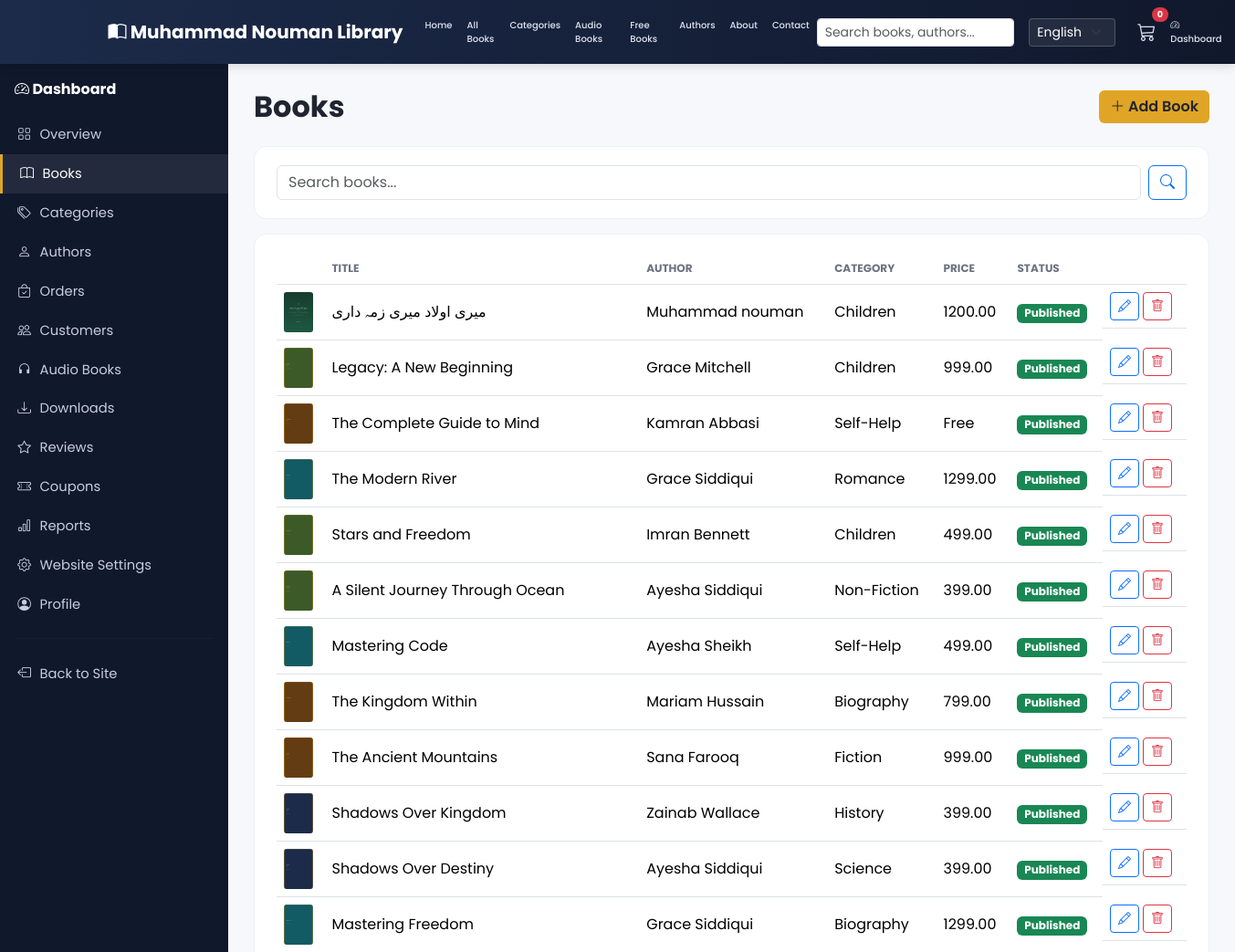
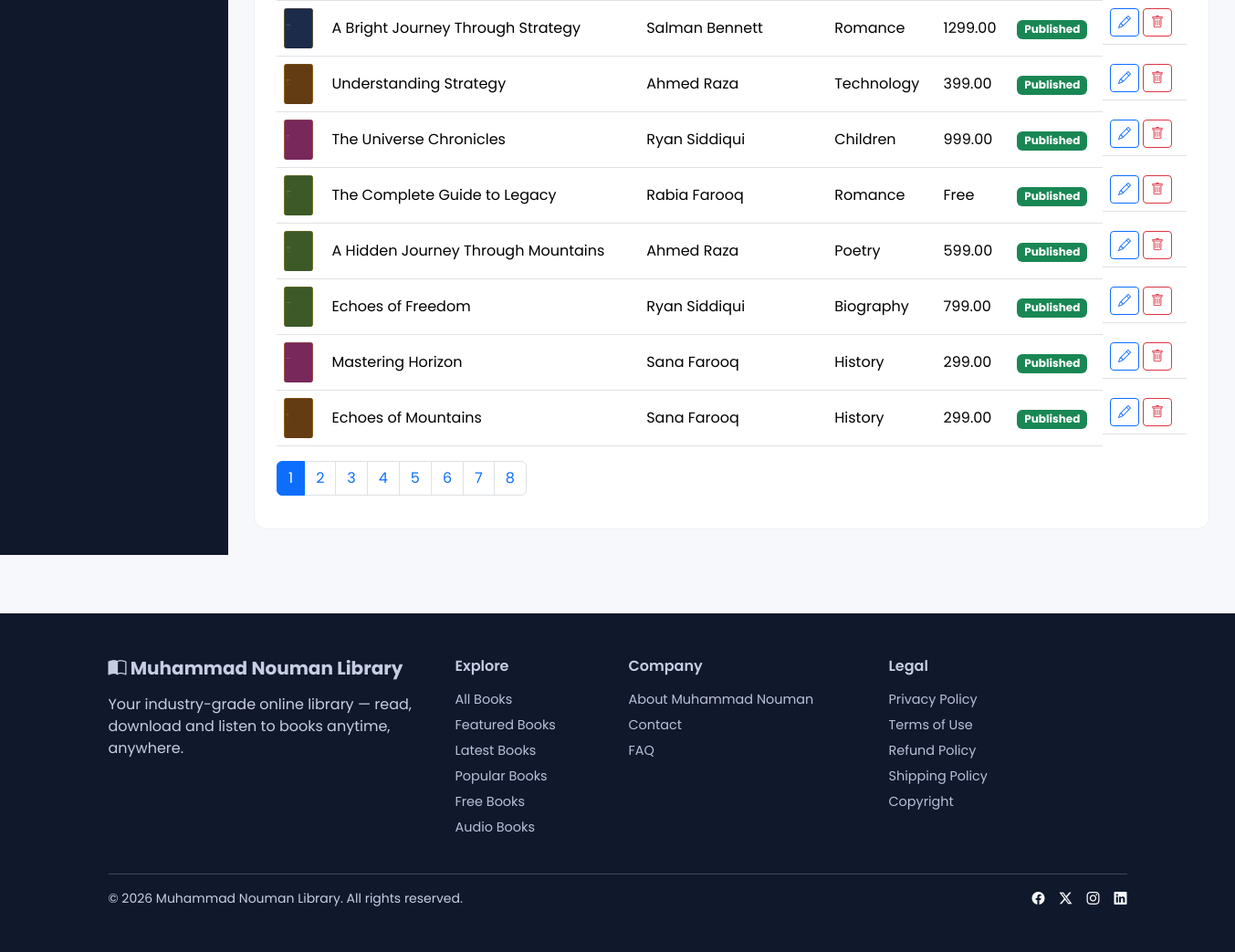
The page /dashboard/books/ (signed in) on the database its author committed (2 pictures, top to bottom).
### apps/books/models.py (models this page shows, shortened)
class Book(models.Model):
    LANGUAGE_CHOICES = [
        ('en', 'English'),
        ('ur', 'Urdu'),
        ('ar', 'Arabic'),
    ]
    title = models.CharField(max_length=250)
    slug = models.SlugField(max_length=270, unique=True, blank=True)
    author = models.ForeignKey(Author, on_delete=models.CASCADE, related_name='books')
    category = models.ForeignKey(Category, on_delete=models.CASCADE, related_name='books')
    description = models.TextField(blank=True)
    short_description = models.CharField(max_length=300, blank=True)
    language = models.CharField(max_length=10, choices=LANGUAGE_CHOICES, default='en')
    pages = models.PositiveIntegerField(default=0)
    isbn = models.CharField(max_length=20, blank=True)
    published_date = models.DateField(null=True, blank=True)
    price = models.DecimalField(max_digits=8, decimal_places=2, default=0)
    discount_price = models.DecimalField(max_digits=8, decimal_places=2, null=True, blank=True)
    cover = models.ImageField(upload_to='covers/', blank=True, null=True)
    pdf_file = models.FileField(upload_to='books/', blank=True, null=True)
    audio_file = models.FileField(upload_to='audio/', blank=True, null=True)
    preview_pages = models.PositiveIntegerField(default=10, help_text="Pages visible in free preview")
    is_featured = models.BooleanField(default=False)
    is_free = models.BooleanField(default=False)
    is_published = models.BooleanField(default=True)
    is_bestseller = models.BooleanField(default=False)
    views_count = models.PositiveIntegerField(default=0)
    downloads_count = models.PositiveIntegerField(default=0)
    created_at = models.DateTimeField(auto_now_add=True)
    updated_at = models.DateTimeField(auto_now=True)
    class Meta:
        ordering = ['-created_at']
        indexes = [
            models.Index(fields=['is_published', 'is_featured']),
            models.Index(fields=['is_published', 'is_free']),
        ]

class Author(models.Model):
    name = models.CharField(max_length=150)
    slug = models.SlugField(max_length=170, unique=True, blank=True)
    bio = models.TextField(blank=True)
    photo = models.ImageField(upload_to='authors/', blank=True, null=True)
    class Meta:
        ordering = ['name']

### apps/categories/models.py (models this page shows, shortened)
class Category(models.Model):
    name = models.CharField(max_length=120, unique=True)
    slug = models.SlugField(max_length=140, unique=True, blank=True)
    description = models.TextField(blank=True)
    icon = models.CharField(max_length=60, blank=True, help_text="Bootstrap icon class, e.g. bi-book")
    is_active = models.BooleanField(default=True)
    created_at = models.DateTimeField(auto_now_add=True)
    class Meta:
        verbose_name_plural = "Categories"
        ordering = ['name']

### apps/dashboard/views.py (the view)
# urls.py: path('', views.book_list, name='list'),
@staff_required
def book_list(request):
    books_qs = Book.objects.select_related('author', 'category').order_by('-created_at')
    q = request.GET.get('q', '').strip()
    if q:
        books_qs = books_qs.filter(title__icontains=q)
    paginator = Paginator(books_qs, 20)
    page = paginator.get_page(request.GET.get('page'))
    return render(request, 'dashboard/book_list.html', {'page_obj': page, 'books': page.object_list, 'q': q})

### apps/categories/context_processors.py (called while the page is built)
def category_menu(request):
    categories = Category.objects.filter(is_active=True).order_by('name')
    return {'nav_categories': categories}

### apps/core/context_processors.py (called while the page is built)
def site_settings(request):
    return {
        'SITE_NAME': settings.SITE_NAME,
        'CURRENCY': settings.CURRENCY,
    }

### apps/dashboard/views.py (called while the page is built)
def staff_required(view_func):
    @wraps(view_func)
    @login_required
    def _wrapped(request, *args, **kwargs):
        if not request.user.is_staff:
            messages.error(request, "You don't have access to the dashboard.")
            return redirect('core:home')
        return view_func(request, *args, **kwargs)
    return _wrapped

### apps/orders/cart.py (called while the page is built)
    def __len__(self):
        return sum(item['quantity'] for item in self.cart.values())

    def get_total_price(self):
        return sum(Decimal(item['price']) * item['quantity'] for item in self.cart.values())

### apps/orders/context_processors.py (called while the page is built)
def cart_summary(request):
    cart = getattr(request, 'cart', None)
    if cart is None:
        return {'cart_count': 0, 'cart_total': 0}
    return {'cart_count': len(cart), 'cart_total': cart.get_total_price()}

### templates/dashboard/book_list.html (shortened to what this page needs)
{% extends "dashboard/base.html" %}
{% load i18n %}
{% block dash_content %}
<div class="d-flex justify-content-between align-items-center mb-4">
  <h2 class="fw-bold mb-0">{% trans "Books" %}</h2>
  <a href="{% url 'dashboard:book_add' %}" class="btn mnl-btn-accent"><i class="bi bi-plus-lg"></i> {% trans "Add Book" %}</a>
</div>
<div class="dash-card mb-3">
  <form method="get" class="d-flex gap-2">
    <input type="text" name="q" value="{{ q }}" class="form-control" placeholder="{% trans 'Search books...' %}">
    <button class="btn btn-outline-primary" type="submit"><i class="bi bi-search"></i></button>
  </form>
</div>
<div class="dash-card">
  <table class="table dash-table align-middle">
    <thead><tr><th></th><th>{% trans "Title" %}</th><th>{% trans "Author" %}</th><th>{% trans "Category" %}</th><th>{% trans "Price" %}</th><th>{% trans "Status" %}</th><th></th></tr></thead>
    <tbody>
      {% for book in books %}
      <tr>
        <td>{% if book.cover %}<img src="{{ book.cover.url }}" style="width:32px;height:44px;object-fit:cover;border-radius:3px;">{% endif %}</td>
        <td>{{ book.title|truncatechars:40 }}</td>
        <td>{{ book.author.name }}</td>
        <td>{{ book.category.name }}</td>
        <td>{% if book.is_free %}{% trans "Free" %}{% else %}{{ book.price }}{% endif %}</td>
        <td>{% if book.is_published %}<span class="badge bg-success">{% trans "Published" %}</span>{% else %}<span class="badge bg-secondary">{% trans "Draft" %}</span>{% endif %}</td>
        <td class="d-flex gap-1">
          <a href="{% url 'dashboard:book_edit' book.pk %}" class="btn btn-sm btn-outline-primary"><i class="bi bi-pencil"></i></a>
          <form method="post" action="{% url 'dashboard:book_delete' book.pk %}" class="d-inline">
            <button class="btn btn-sm btn-outline-danger js-confirm-delete" data-confirm="{% trans 'Delete this book?' %}"><i class="bi bi-trash"></i></button>
          </form>
        </td>
      </tr>
      {% empty %}<tr><td colspan="7" class="text-center text-muted py-4">{% trans "No books yet." %}</td></tr>{% endfor %}
    </tbody>
  </table>
  {% if page_obj.paginator.num_pages > 1 %}
  <nav><ul class="pagination">
    {% for num in page_obj.paginator.page_range %}
    <li class="page-item {% if num == page_obj.number %}active{% endif %}"><a class="page-link" href="?page={{ num }}&q={{ q }}">{{ num }}</a></li>
    {% endfor %}
  </ul></nav>
  {% endif %}
</div>
{% endblock %}

### static/css/style.css (style rules this page uses)
:root { --mnl-primary: #1c2b4a; --mnl-primary-dark: #10182c; --mnl-accent: #e0a527; --mnl-accent-dark: #c78f1c; --mnl-bg: #f7f8fb; --mnl-card: #ffffff; --mnl-text: #1f2430; --mnl-muted: #6b7280; --radius: 14px; }
body { font-family: 'Poppins', system-ui, sans-serif; background: var(--mnl-bg); color: var(--mnl-text); }
.mnl-btn-accent { background: var(--mnl-accent); color: #23262f; font-weight: 600; border: none; }
.dash-card { background: #fff; border-radius: 14px; padding: 1.25rem 1.5rem; border: 1px solid #eef0f5; }
.dash-table thead th { color: var(--mnl-muted); font-size: .75rem; text-transform: uppercase; border-bottom-width: 1px; }

### rows shown on the page
Book: cover (picture), title "میری اولاد میری زمہ داری", author.name "Muhammad nouman", category.name "Children", price "1200.00"
Book: cover (picture), title "Legacy: A New Beginning", author.name "Grace Mitchell", category.name "Children", price "999.00"
Book: cover (picture), title "The Complete Guide to Mind", author.name "Kamran Abbasi", category.name "Self-Help"
Book: cover (picture), title "The Modern River", author.name "Grace Siddiqui", category.name "Romance", price "1299.00"
Book: cover (picture), title "Stars and Freedom", author.name "Imran Bennett", category.name "Children", price "499.00"
Book: cover (picture), title "A Silent Journey Through Ocean", author.name "Ayesha Siddiqui", category.name "Non-Fiction", price "399.00"
Book: cover (picture), title "Mastering Code", author.name "Ayesha Sheikh", category.name "Self-Help", price "499.00"
Book: cover (picture), title "The Kingdom Within", author.name "Mariam Hussain", category.name "Biography", price "799.00"
Book: cover (picture), title "The Ancient Mountains", author.name "Sana Farooq", category.name "Fiction", price "999.00"
Book: cover (picture), title "Shadows Over Kingdom", author.name "Zainab Wallace", category.name "History", price "399.00"
Book: cover (picture), title "Shadows Over Destiny", author.name "Ayesha Siddiqui", category.name "Science", price "399.00"
Book: cover (picture), title "Mastering Freedom", author.name "Grace Siddiqui", category.name "Biography", price "1299.00"
Book: cover (picture), title "A Bright Journey Through Strategy", author.name "Salman Bennett", category.name "Romance", price "1299.00"
Book: cover (picture), title "Understanding Strategy", author.name "Ahmed Raza", category.name "Technology", price "399.00"
Book: cover (picture), title "The Universe Chronicles", author.name "Ryan Siddiqui", category.name "Children", price "999.00"
Book: cover (picture), title "The Complete Guide to Legacy", author.name "Rabia Farooq", category.name "Romance"
Book: cover (picture), title "A Hidden Journey Through Mountains", author.name "Ahmed Raza", category.name "Poetry", price "599.00"
Book: cover (picture), title "Echoes of Freedom", author.name "Ryan Siddiqui", category.name "Biography", price "799.00"
Book: cover (picture), title "Mastering Horizon", author.name "Sana Farooq", category.name "History", price "299.00"
Book: cover (picture), title "Echoes of Mountains", author.name "Sana Farooq", category.name "History", price "299.00"

### other values the page prints
{{ SITE_NAME }} "Muhammad Nouman Library"
{{ cart_count }} "0"
{{ num }} "1" "2" "3" "4" "5" "6" "7" "8"
form field language "English"
